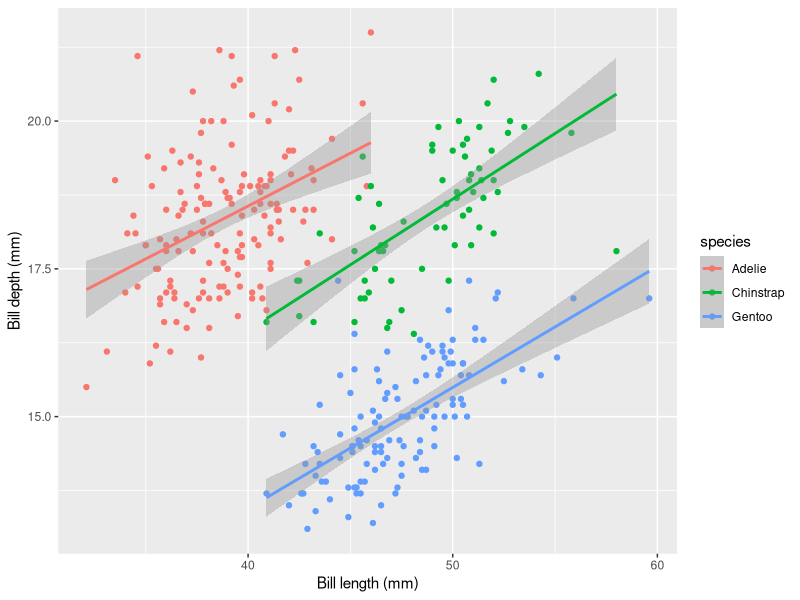

Write R code to recreate this figure.
## ---- chunk 1
knitr::opts_chunk$set(echo = TRUE)
## ---- chunk 2

library(tidyverse)
library(palmerpenguins)
library(here)
## ---- chunk 3
glimpse(penguins)
## ---- chunk 4
penguins %>% 
  ggplot(aes(x = bill_length_mm, y = bill_depth_mm, colour = species))+
           geom_point()+
           geom_smooth(method = "lm")+
           labs(x = "Bill length (mm)", 
                y = "Bill depth (mm)")

